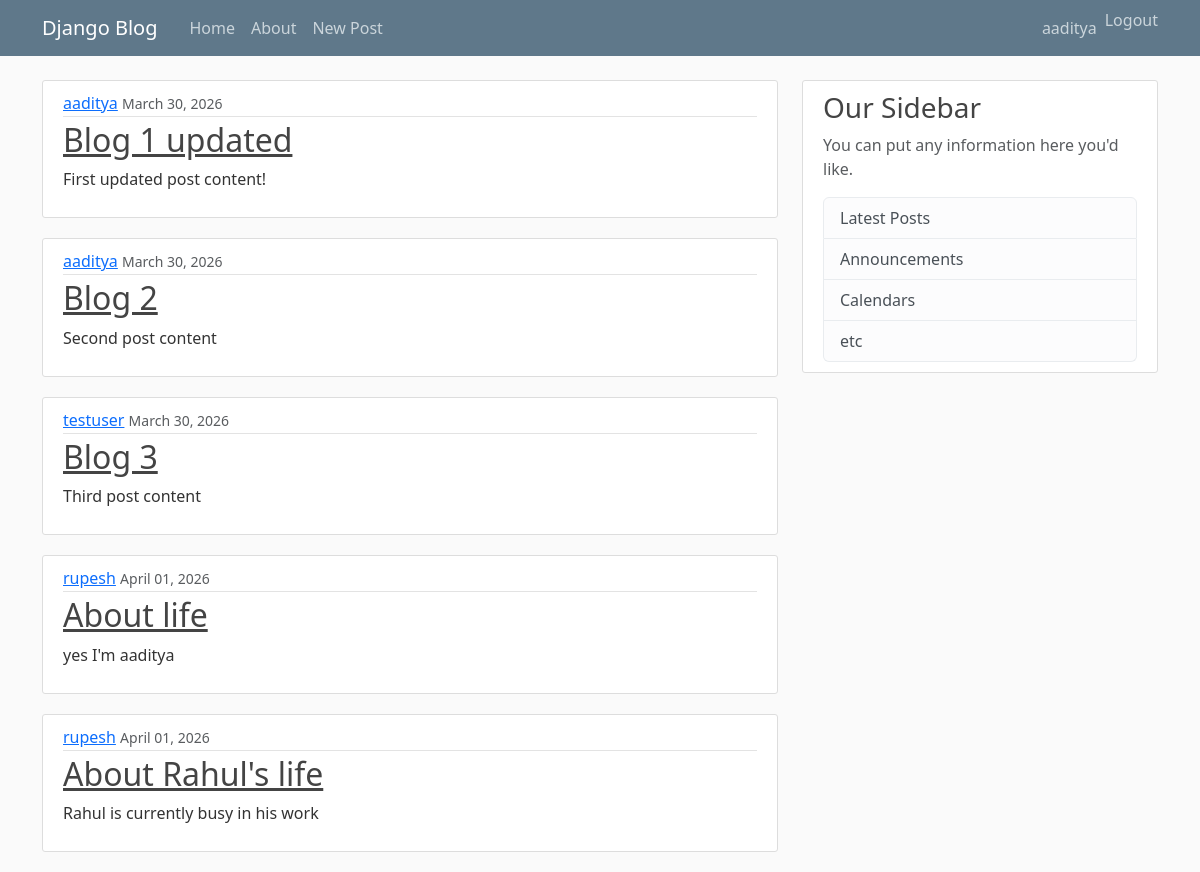
The app's page / (signed in) with its own data.
### blog/models.py (models this page shows, shortened)
class Post(models.Model):
  title=models.CharField(max_length=100)
  content=models.TextField()
  author=models.ForeignKey(User,on_delete=models.CASCADE)
  created_at=models.DateTimeField(auto_now_add=True)

### blog/views.py (the view)
# urls.py: path('', views.home, name='blog-home'),
def home(request):
    context = {
        'posts': Post.objects.all()
    }
    return render(request, 'blog/home.html', context)

### blog/templates/blog/home.html
{% extends "blog/base.html" %}
{% block content %}
  {% for post in posts %}
     <article class="media content-section">
        <div class="media-body">
           <div class="article-metadata">
             <a class="mr-2" href="#">{{ post.author }}</a>
               <small class="text-muted">{{ post.created_at|date:"F d, Y" }}</small>
            </div>
               <h2>
                 <a class="article-title" href="{% url 'post-detail' post.id %}">
                     {{ post.title }}
                  </a>
               </h2>
                  <p class="article-content">{{ post.content }}</p>
        </div>
      </article>
  {% endfor %}
{% endblock content %}

### blog/templates/blog/base.html (shortened to what this page needs)
{% load static %}
<!DOCTYPE html>
<html lang="en">
<head>
  <link href="https://cdn.jsdelivr.net/npm/bootstrap@5.3.8/dist/css/bootstrap.min.css"
        rel="stylesheet"
>
  <link rel="stylesheet" type="text/css" href="{% static 'blog/main.css' %}">
</head>
<body>
<header class="site-header">
  <nav class="navbar navbar-expand-md navbar-dark bg-steel fixed-top">
    <div class="container">
      <a class="navbar-brand me-4" href="{% url 'blog-home' %}">
        Django Blog
      </a>
      <div class="collapse navbar-collapse" id="navbarToggle">
        <div class="navbar-nav me-auto">
          <a class="nav-item nav-link" href="{% url 'blog-home' %}">Home</a>
          <a class="nav-item nav-link" href="{% url 'blog-about' %}">About</a>
          {% if user.is_authenticated %}
            <a class="'nav-item nav-link" href="{% url 'post-create' %}">New Post</a>
          {% endif %}
        </div>
        <div class="navbar-nav ms-auto">
          {% if user.is_authenticated %}
            <span class="nav-item nav-link">
              {{ user.username }}
            </span>
            <form method="POST" action="{% url 'logout' %}" class="d-inline">
              <button type="submit" class="btn btn-link nav-link p-0">
                Logout
              </button>
            </form>
          {% endif %}
        </div>
      </div>
    </div>
  </nav>
</header>
<main role="main" class="container" style="margin-top: 80px;">
  <div class="row">
    <div class="col-md-8">
      {% block content %}{% endblock %}
    </div>
    <div class="col-md-4">
      <div class="content-section">
        <h3>Our Sidebar</h3>
        <p class="text-muted">
          You can put any information here you'd like.
        </p>
        <ul class="list-group">
          <li class="list-group-item list-group-item-light">Latest Posts</li>
          <li class="list-group-item list-group-item-light">Announcements</li>
          <li class="list-group-item list-group-item-light">Calendars</li>
          <li class="list-group-item list-group-item-light">etc</li>
        </ul>
      </div>
    </div>
  </div>
</main>
</body>
</html>

### blog/static/blog/main.css (style rules this page uses)
body { background: #fafafa; color: #333333; margin-top: 5rem; }
h1, h2, h3, h4, h5, h6 { color: #444444; }
ul { margin: 0; }
.bg-steel { background-color: #5f788a; }
.site-header .navbar-nav .nav-link { color: #cbd5db; }
.content-section { background: #ffffff; padding: 10px 20px; border: 1px solid #dddddd; border-radius: 3px; margin-bottom: 20px; }
.article-title { color: #444444; }
.article-content { white-space: pre-line; }
.article-metadata { padding-bottom: 1px; margin-bottom: 4px; border-bottom: 1px solid #e3e3e3 }

### records on screen
Post: author "aaditya", created_at "March 30, 2026", title "Blog 1 updated", content "First updated post content!"
Post: author "aaditya", created_at "March 30, 2026", title "Blog 2", content "Second post content"
Post: author "testuser", created_at "March 30, 2026", title "Blog 3", content "Third post content"
Post: author "rupesh", created_at "April 01, 2026", title "About life", content "yes I'm aaditya"
Post: author "rupesh", created_at "April 01, 2026", title "About Rahul's life", content "Rahul is currently busy in his work"

### other values on screen
{{ user.username }} "aaditya"
